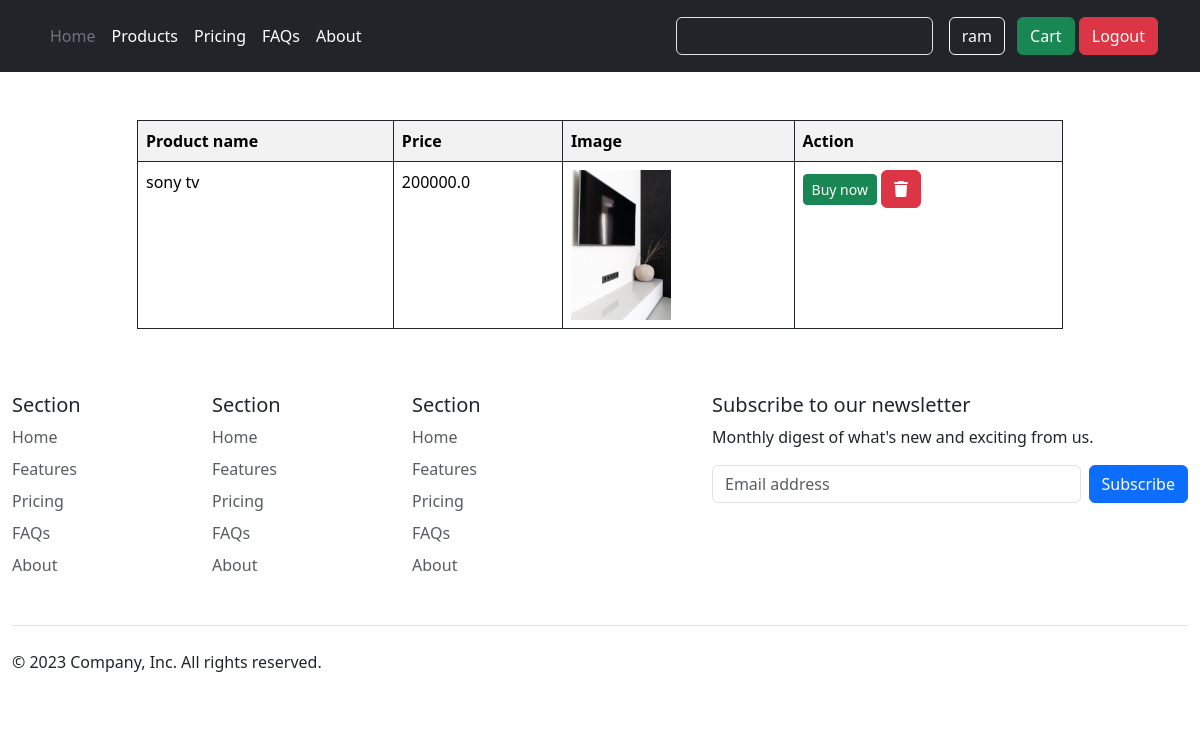
The app's page /cart/ (signed in) with its own data.
### product/models.py (models this page shows, shortened)
class Cart(models.Model):
    product=models.ForeignKey(Product,on_delete=models.CASCADE)
    user=models.ForeignKey(User,on_delete=models.CASCADE)
    created_at=models.DateTimeField(auto_now_add=True)

class  Product(models.Model):
    product_name=models.CharField(max_length=255)
    product_price=models.FloatField()
    stock=models.IntegerField()
    product_description=models.TextField()
    product_image=models.FileField(upload_to='static/uploads',null=True)
    created_at=models.DateTimeField(auto_now_add=True)
    category=models.ForeignKey(Category,on_delete=models.CASCADE,null=True)

### userapp/views.py (the view)
# urls.py: path('cart/',show_user_cart_items),
@login_required
def show_user_cart_items(request):
    users=request.user
    items=Cart.objects.filter(user=users)
    context={
        'items':items
    }
    return render(request,'user/cart.html',context)

### userapp/templates/user/cart.html (shortened to what this page needs)
{% extends 'layouts.html' %}
{% load static %}
{% block main_content %}
{% include 'user/header.html' %}
<div class="container mt-5">
    <div class="row d-flex justify-content-center">
      <div class="col-md-10">
        <table class="table table-bordered border-dark table-striped">
          <tr>
            <th>Product name</th>
            <th>Price</th>
            <th>Image</th>
            <th>Action</th>
          </tr>
          {% for item in items %}
            <tr>
              <td>{{ item.product.product_name }}</td>
              <td>{{ item.product.product_price }}</td>
              <td>
                <img src="/{{ item.product.product_image }}" alt="{{ item.product.product_name }}" width="100" />
              </td>
              <td>
                <a href="#" class="btn btn-success btn-sm">Buy now</a>
                <a href="/removecart/{{item.id}}" class="btn btn-danger" onclick="return confirm('Are you want to delete this item from cart')"><i class="fa fa-trash" aria-hidden="true"></i></a>
              </td>
            </tr>
          {% endfor %}
        </table>
      </div>
    </div>
  </div>
{% include 'user/footer.html' %}
{% endblock %}

### userapp/templates/user/header.html (shortened to what this page needs)
<header class="p-3 text-bg-dark">
    <div class="container">
      <div class="d-flex flex-wrap align-items-center justify-content-center justify-content-lg-start">
        <ul class="nav col-12 col-lg-auto me-lg-auto mb-2 justify-content-center mb-md-0">
          <li><a href="/" class="nav-link px-2 text-secondary">Home</a></li>
          <li><a href="/productlist" class="nav-link px-2 text-white">Products</a></li>
          <li><a href="#" class="nav-link px-2 text-white">Pricing</a></li>
          <li><a href="#" class="nav-link px-2 text-white">FAQs</a></li>
          <li><a href="#" class="nav-link px-2 text-white">About</a></li>
        </ul>
        <form class="col-12 col-lg-auto mb-3 mb-lg-0 me-lg-3" role="search">
          <input type="search" class="form-control form-control-dark text-bg-dark" placeholder="Search..." aria-label="Search">
        </form>
        <div class="text-end">
          {% if user.is_authenticated %}
          <a href="#" class="btn btn-outline-light me-2">{{user.username}} </a>
          <a href="/cart" class="btn btn-success">Cart</a>
          <a href="/logout" class="btn btn-danger">Logout </a>
          {% else %}
          <a class="btn btn-outline-light me-2" href="/login">Login</a>
          <a href="/register" class="btn btn-warning">Sign-up </a>
          {% endif %}
        </div>
      </div>
    </div>
  </header>

### records on screen
Cart: product.product_name "sony tv", product.product_price "200000.0", product.product_image (picture)

### other values on screen
{{ user.username }} "ram"
